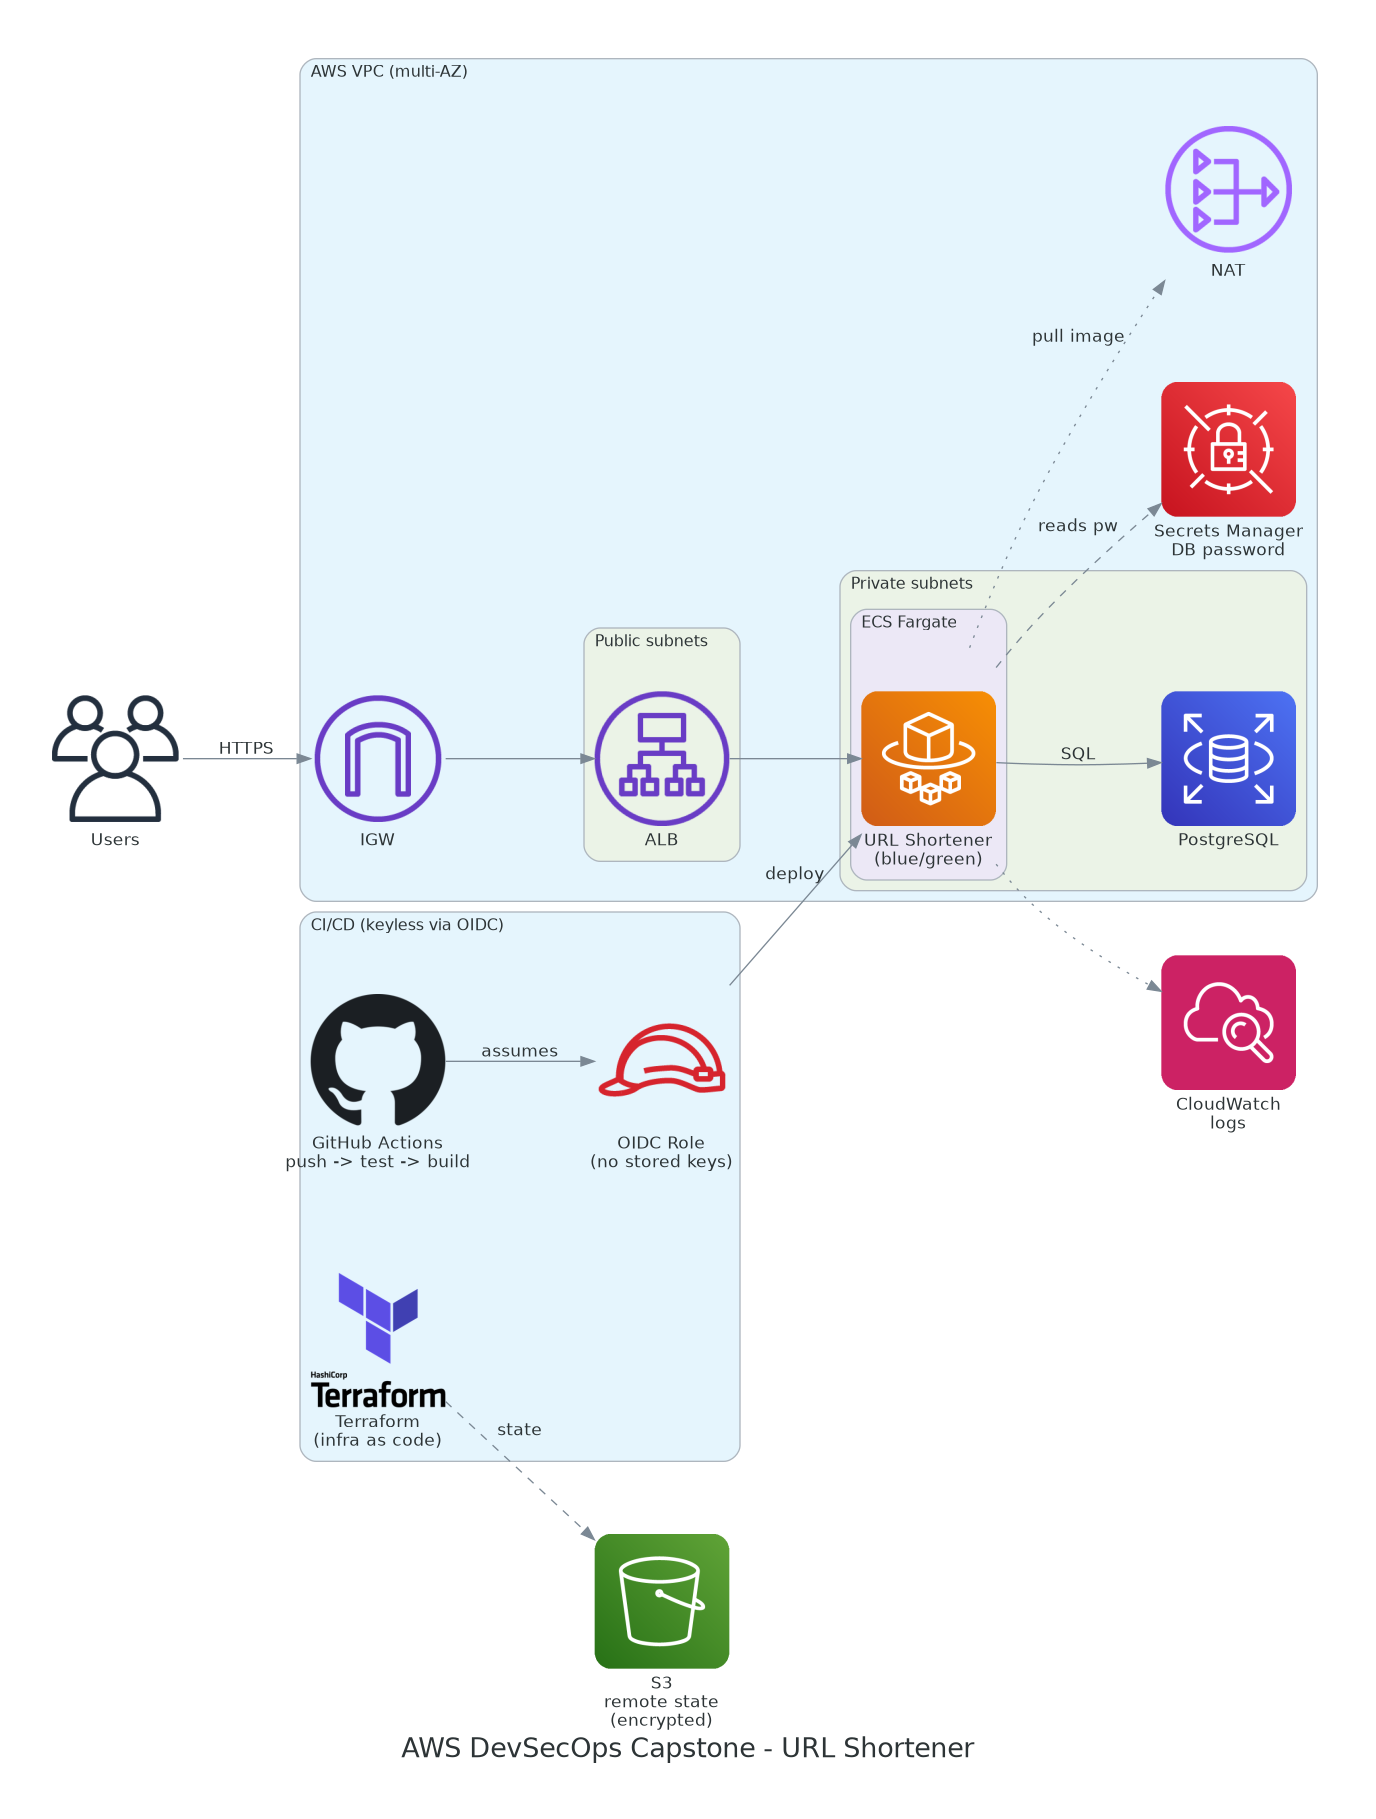

Write the Python code that produced this figure.
#!/usr/bin/env python3
"""
AWS DevSecOps Capstone - Architecture Diagram
Generates architecture.png using the `diagrams` library (Diagram as Code).

Run:  python3 architecture.py
Requires:  pip install diagrams  +  graphviz (the `dot` binary)
"""

from diagrams import Diagram, Cluster, Edge
from diagrams.aws.network import VPC, InternetGateway, NATGateway, ALB, PublicSubnet, PrivateSubnet
from diagrams.aws.compute import ECS, Fargate
from diagrams.aws.database import RDS
from diagrams.aws.security import SecretsManager, IAMRole
from diagrams.aws.storage import S3
from diagrams.aws.devtools import Codepipeline
from diagrams.aws.management import Cloudwatch
from diagrams.onprem.vcs import Github
from diagrams.onprem.iac import Terraform
from diagrams.onprem.client import Users

graph_attr = {
    "fontsize": "20",
    "bgcolor": "white",
    "pad": "0.5",
    "splines": "spline",
}

with Diagram(
    "AWS DevSecOps Capstone - URL Shortener",
    filename="architecture",
    show=False,
    direction="LR",
    graph_attr=graph_attr,
):
    users = Users("Users")

    # --- CI/CD pipeline (left side) ---
    with Cluster("CI/CD (keyless via OIDC)"):
        gh = Github("GitHub Actions\npush -> test -> build")
        tf = Terraform("Terraform\n(infra as code)")
        role = IAMRole("OIDC Role\n(no stored keys)")
        gh >> Edge(label="assumes") >> role

    state = S3("S3\nremote state\n(encrypted)")
    tf >> Edge(style="dashed", label="state") >> state

    # --- The AWS environment ---
    with Cluster("AWS VPC (multi-AZ)"):
        igw = InternetGateway("IGW")
        nat = NATGateway("NAT")

        with Cluster("Public subnets"):
            alb = ALB("ALB")

        with Cluster("Private subnets"):
            with Cluster("ECS Fargate"):
                svc = Fargate("URL Shortener\n(blue/green)")
            db = RDS("PostgreSQL")

        secret = SecretsManager("Secrets Manager\nDB password")

        users >> Edge(label="HTTPS") >> igw >> alb >> svc
        svc >> Edge(label="SQL") >> db
        svc >> Edge(style="dashed", label="reads pw") >> secret
        svc >> Edge(style="dotted", label="pull image") >> nat

    # pipeline deploys into the cluster
    role >> Edge(label="deploy") >> svc

    # observability
    cw = Cloudwatch("CloudWatch\nlogs")
    svc >> Edge(style="dotted") >> cw
